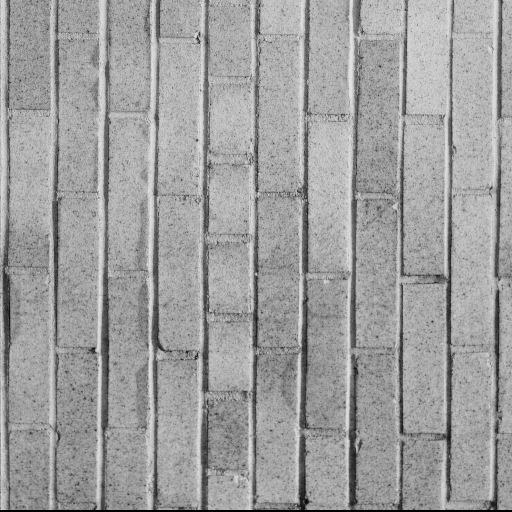
%> input picture Procesamiento de imagenes/GUIA 6/Categoria 1/1.1.12.tiff, 512 x 512 px; its folder holds 4 pictures in this run
$ octave pruebas3.m   (GNU Octave 9; MATLAB toolbox functions it lacks are replaced by stand-ins)
%> lines starting %> are read from the running program, lines starting %| are printed output that depends on the picture
### Procesamiento de imagenes/GUIA 6/HaralickTF.m

%%
%http://murphylab.web.cmu.edu/publications/boland/boland_node26.html#eqn:cho_g
%http://www.uio.no/studier/emner/matnat/ifi/INF4300/h08/undervisningsmateriale/glcm.pdf
%http://earlglynn.github.io/RNotes/package/EBImage/Haralick-Textural-Features.html
%%
function Haralick=HaralickTF(I)

% figure,imshow(I),title('Original Image');
[m n]=size(I);%Size of the image
%%
%matrix of CO-Relation
CC1= graycomatrix(I);
NormalCC=sum(sum(CC1));
CC = CC1./NormalCC;
DD=CC;
[m1 n1]=size(CC);
Lim=(2*m1);
sizecoOcMat = size(CC);
[col,row] = meshgrid(1:sizecoOcMat(1),1:sizecoOcMat(2));
%%
%Vector of Haralik
Haralick=zeros(14,1);
%%
%the 14 Haralick Texture Features
%%
% 1. Angular second moment or Energy
ASM=0; %acumulator
I=double(I);
for i=1:1:m1
    for j=1:1:n1
        ASM=((CC(i,j).^2)+ASM);
    end
end
Haralick(1)=ASM;

%%
% [10 lines of commented-out code are left out]

for i=1:1:n1
    T1(i)=(i);
    for j=1:1:m1
        T2(j)=(j);
        T3(i,j)=T1(i)-T2(j);
        T4=(abs(T3).^2);
    end
end
CR=0;
for i=1:1:n1
    for j=1:1:m1
        CR=CR+(T4(i,j).*DD(i,j));
    end
end
Haralick(2)=(CR);

%%
% [85 lines of commented-out code are left out]
CCT=CC';

miux=mean(mean(CC));
miuy=mean(mean(CCT));

stdx=std(std(CC));
stdy=std(std(CCT));

CORR1=0;
for i=1:1:m1
    for j=1:1:n1
       IJ=i*j;
       CORR1=((((0.5)*DD(i,j))-(miux*miuy)))/(stdx*stdy);
    end
end
CORR=CORR1;
Haralick(3)=CORR;

%%
% 4. Sum of square: VARIANZA
miu1=mean(mean(DD'));
V=0;
VAR=0;
for i=1:m1
    for j=1:n1
         V=(i-miu1).^2;
         VAR=VAR+(V.*DD(i,j));
    end
end
Haralick(4)=VAR;

%%
% 5. Inverse different moment (Homogeneity)
IDM=0;
for i=1:1:m1
    for j=1:1:n1
      ID1=(1+(row(i,j)-col(i,j)).^2);
      ID2=DD(i,j)./ID1;
      IDM=IDM+ID2;
    end
end
Haralick(5)=IDM;

%%
% 6. Sum average
%P(x+y)
PXY=zeros(15,1);
for k=2:1:Lim
    for i=1:m1
        for j=1:n1
            if (i+j)==k
                PXY(k-1)=DD(i,j)+PXY(k-1);
            end
        end
    end
end

SAV=0;
for i=2:1:16
    SAV=(i*PXY(i-1))+SAV;
end
Haralick(6)=SAV;
%%
% 7. Sum Variance [sva]
PXY=zeros(15,1);
for k=2:1:16
    for i=1:m1
        for j=1:n1
            if (i+j)==k
                PXY(k-1)=DD(i,j)+PXY(k-1);
            end
        end
    end
end
Lim=(2*m1);

SVA=0;
for i=2:1:Lim
    SVA=(((i).^2)*(PXY(i-1)))+SVA;
end
Haralick(7)=SVA;

%%
% 8. Sum Entropy [sen]
SEN1=0;
for i=2:Lim-1
    SEN1=SEN1+(PXY(i-1).*log2((PXY(i))+0.000000000001));
end
SEN=-(SEN1/2);
Haralick(8)=SEN;

%%
% 9. Entropy
del=0.0000000000001;
ENTRO=0;
for i=1:m1
    for j=1:n1
        ENTRO=(DD(i,j).*log2(DD(i,j)+del))+ ENTRO;
    end
end
Haralick(9)=abs(ENTRO);

%%
% 10. Difference of variance DVA
PXYm=zeros(15,1);
for k=1:1:15
    for i=1:m1
        for j=1:n1
            if abs((i-j))==k
                PXYm(k)=DD(i,j)+PXYm(k);
            end
        end
    end
end

DVA=var(PXYm.*10);
Haralick(10)=DVA;


%%
% 11. Difference entropy DEN

DEN=0;
for i=2:1:Lim
    PIX1=(PXYm(i-1));
    DEN1=log2(PXYm(i-1)+0.0000001);
    DEN=DEN+(PIX1*DEN1);
end
DEN=-DEN;
Haralick(11)=DEN;

%%
% [8 lines of commented-out code are left out]
px= sum(DD,2); %SUMA DE LAS FILAS

HX=0;
for i=1:m1
    G=px(i);
    X=log(0.00001+G);
    HX(i)=G*X;
end

% [6 lines of commented-out code are left out]
py = sum(DD); %SUMA DE LAS COLUMNAS
HY=0;
for i=1:m1
    G1=px(i);
    X1=log(0.00001+G1);
    HY(i)=G1*X1;
end


HXY1=0;
for i=1:m1
    for j=1:n1
        F1=DD(i,j);
        L=log((px(i)*py(j))+0.000000001);
        HXY1(i,j)=(F1*L);
    end
end
HXY1=-sum(sum(HXY1));

HXY2=0;
for i=1:m1
    for j=1:n1
        F2=DD(i,j);
        L1=log((px(i)*py(j))+0.1);
        HXY2=(px(i)*py(j)*F1*L)+HXY2;
    end
end
HXY2=-HXY2;

IMC1=0;
f12=abs(ENTRO)-HXY1;
f112=max([HX HY]);
IMC1=sum((f12/f112));
if IMC1== Inf
    IMC1=1;
end
Haralick(12)=2*(IMC1/(m1*n1));


%%
%13.  Information Measures of Correlation II.
IMC2=0;
f13=(-2)*(HXY2-abs(ENTRO));
f113=1-exp(f13);
IMC2=abs(f113).^(1/2);
Haralick(13)=IMC2/(m1*n1);


%%
%14. Maximal Correlation Coefficient
PT=0;
MCC=0;
for i=1:1:m1
    for j=1:1:n1
        MCC(i)=((DD(i,j))*DD(j,i))./(px(i).*py(j));
    end
end
MCC1=max(MCC);
Haralick(14)=MCC1;


### Procesamiento de imagenes/GUIA 6/pruebas3.m
clc
close all
clear all
warning off

%%
pad=('F:\PDI\GUIA 6\Categoria 1'); %direction of the folder that contains the images.
cd(pad)                                   % set the actual path.
imagenes=dir(fullfile(pad,'*.tiff')); % search all files with the .png extensi髇.

    A=5;
    Mask=ones(3,3)*(-1/9);
    Mask(2,2)=((9*(A))-1)/9;
    Mask2=Mask;
    Mask2(2,2)=((9*(A+1))-1)/9;

for i=1:1:length(imagenes) %use each IMAGE OF THE COLLECTION.
    nombre=imagenes(i).name;
    I=imread(nombre);
%> I is the input picture: size 512x512 uint8; min 0, max 227, mean 158.2
    Iout=histeq(I);
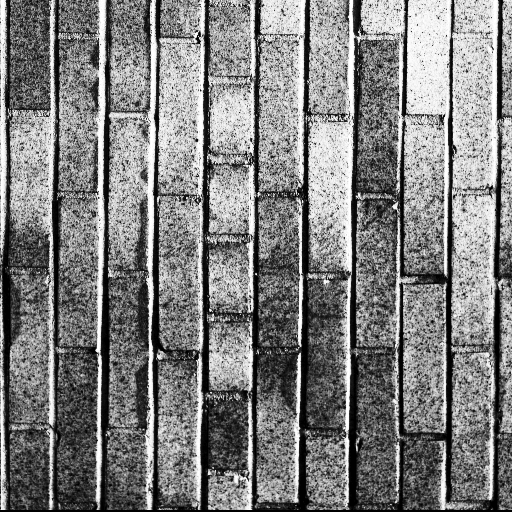
%> Iout: size 512x512 uint8; min 0, max 255, mean 127
    Iout1=double(Iout);

    Ihb=conv2(Iout1,Mask2);
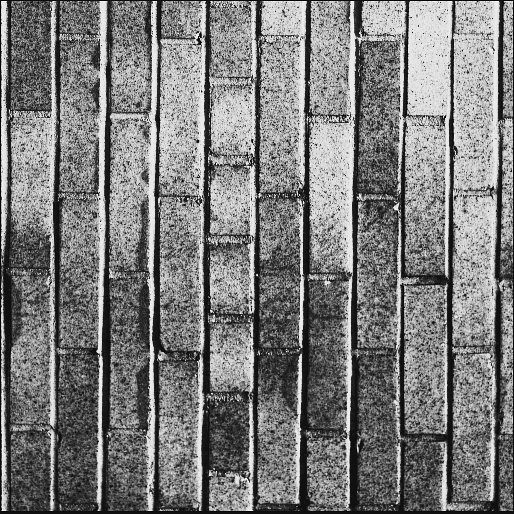
%> Ihb: size 514x514 double; min -98.11, max 1398.2, mean 629.9; drawn with min black and max white

    Hi=HaralickTF(Ihb);
%> in HaralickTF, `CC1= graycomatrix(I);`: CC1 = [4378 4 0 0 2 1 0 4240; 0 0 0 0 0 0 0 13; 0 0 0 0 0 0 0 5; 0 0 0 0 0 0 0 3; 2 0 0 0 0 0 0 9; 0 0 0 0 0 0 0 12; 1 0 0 0 0 0 0 6; 4244 9 5 3 9 11 7 250718]
%> in HaralickTF, `NormalCC=sum(sum(CC1));`: NormalCC = 263682
%> in HaralickTF, `CC = CC1./NormalCC;`: CC = [0.0166 1.52e-05 0 0 7.58e-06 3.79e-06 0 0.0161; 0 0 0 0 0 0 0 4.93e-05; 0 0 0 0 0 0 0 1.9e-05; 0 0 0 0 0 0 0 1.14e-05; 7.58e-06 0 0 0 0 0 0 3.41e-05; 0 0 0 0 0 0 0 4.55e-05; 3.79e-06 0 0 0 0 0 0 2.28e-05; 0.0161 3.41e-05 1.9e-05 1.14e-05 3.41e-05 4.17e-05 2.65e-05 0.951]
%> in HaralickTF, `DD=CC;`: DD has the same summary as CC
%> after the loop in HaralickTF, `for i=1:1:m1`: ASM = 0.905
%> after the loop in HaralickTF, `for i=1:1:n1`: CR = 1.58
%> in HaralickTF, `CCT=CC';`: CCT = [0.0166 0 0 0 7.58e-06 0 3.79e-06 0.0161; 1.52e-05 0 0 0 0 0 0 3.41e-05; 0 0 0 0 0 0 0 1.9e-05; 0 0 0 0 0 0 0 1.14e-05; 7.58e-06 0 0 0 0 0 0 3.41e-05; 3.79e-06 0 0 0 0 0 0 4.17e-05; 0 0 0 0 0 0 0 2.65e-05; 0.0161 4.93e-05 1.9e-05 1.14e-05 3.41e-05 4.55e-05 2.28e-05 0.951]
%> in HaralickTF, `miux=mean(mean(CC));`: miux = 0.0156
%> in HaralickTF, `stdx=std(std(CC));`: stdx = 0.118
%> in HaralickTF, `CORR=CORR1;`: CORR = 34
%> in HaralickTF, `miu1=mean(mean(DD'));`: miu1 = 0.0156
%> after the loop in HaralickTF, `for i=1:m1`: VAR = 61.69
%> after the loop in HaralickTF, `for i=1:1:m1`: IDM = 0.968
%> after the loop in HaralickTF, `for k=2:1:Lim`: PXY = [0.0166; 1.52e-05; 0; 0; 1.52e-05; 3.79e-06; 3.79e-06; 0.0322; 8.34e-05; 3.79e-05; 2.28e-05; 6.83e-05; 8.72e-05; 4.93e-05; 0.951]
%> the loop in HaralickTF, `for i=2:1:16` made 15 passes
%> SAV on passes 1 to 12: 0.0332, 0.0333, 0.0333, 0.0333, 0.0333, 0.0334, 0.0334, 0.323, 0.324, 0.324, 0.325, 0.325
%> the loop in HaralickTF, `for i=2:1:Lim` made 15 passes
%> SVA on passes 1 to 12: 0.0664, 0.0665, 0.0665, 0.0665, 0.0671, 0.0673, 0.0675, 2.67, 2.68, 2.69, 2.69, 2.7
%> the loop in HaralickTF, `for i=2:Lim-1` made 14 passes
%> SEN1 on passes 1 to 12: -0.266, -0.266, -0.266, -0.266, -0.267, -0.267, -0.267, -0.703, -0.704, -0.705, -0.705, -0.706
%> in HaralickTF, `SEN=-(SEN1/2);`: SEN = 0.353
%> after the loop in HaralickTF, `for i=1:m1`: ENTRO = -0.365
%> after the loop in HaralickTF, `for k=1:1:15`: PXYm = [6.45e-05; 8.72e-05; 6.83e-05; 3.79e-05; 4.17e-05; 8.72e-05; 0.0322; 0; 0; 0; 0; 0; 0; 0; 0]
%> in HaralickTF, `DVA=var(PXYm.*10);`: DVA = 0.00689
%> the loop in HaralickTF, `for i=2:1:Lim` made 15 passes
%> (PIX1, DEN1, DEN) on passes 1 to 12: (6.45e-05, -13.92, -0.000897), (8.72e-05, -13.48, -0.00207), (6.83e-05, -13.84, -0.00302), (3.79e-05, -14.68, -0.00357), (4.17e-05, -14.55, -0.00418), (8.72e-05, -13.48, -0.00536), (0.0322, -4.96, -0.165), (0, -23.25, -0.165), (0, -23.25, -0.165), (0, -23.25, -0.165), (0, -23.25, -0.165), (0, -23.25, -0.165)
%> in HaralickTF, `DEN=-DEN;`: DEN = 0.165
%> in HaralickTF, `px= sum(DD,2);`: px = [0.0327; 4.93e-05; 1.9e-05; 1.14e-05; 4.17e-05; 4.55e-05; 2.65e-05; 0.967]
%> the loop in HaralickTF, `for i=1:m1` made 8 passes
%> (G, X) on passes 1 to 8: (0.0327, -3.42), (4.93e-05, -9.73), (1.9e-05, -10.45), (1.14e-05, -10.75), (4.17e-05, -9.87), (4.55e-05, -9.8), (2.65e-05, -10.22), (0.967, -0.0334)
%> after the loop in HaralickTF, `for i=1:m1`: HX = [-0.112 -0.00048 -0.000198 -0.000122 -0.000412 -0.000446 -0.000271 -0.0323]
%> in HaralickTF, `py = sum(DD);`: py = [0.0327 4.93e-05 1.9e-05 1.14e-05 4.17e-05 4.55e-05 2.65e-05 0.967]
%> the loop in HaralickTF, `for i=1:m1` made 8 passes
%> after the loop in HaralickTF, `for i=1:m1`: HY has the same summary as HX
%> after the loop in HaralickTF, `for i=1:m1`: HXY1 = [-0.114 -0.000202 0 0 -0.000102 -5.09e-05 0 -0.0555; 0 0 0 0 0 0 0 -0.000491; 0 0 0 0 0 0 0 -0.000207; 0 0 0 0 0 0 0 -0.00013; -0.000102 0 0 0 0 0 0 -0.000345; 0 0 0 0 0 0 0 -0.000457; -5.29e-05 0 0 0 0 0 0 -0.000241; -0.0556 -0.00034 -0.000207 -0.00013 -0.000345 -0.000418 -0.000281 -0.0636]
%> in HaralickTF, `HXY1=-sum(sum(HXY1));`: HXY1 = 0.292
%> after the loop in HaralickTF, `for i=1:m1`: HXY2 = -0.0636
%> in HaralickTF, `HXY2=-HXY2;`: HXY2 = 0.0636
%> in HaralickTF, `f12=abs(ENTRO)-HXY1;`: f12 = 0.0725
%> in HaralickTF, `f112=max([HX HY]);`: f112 = -0.000122
%> in HaralickTF, `IMC1=sum((f12/f112));`: IMC1 = -592.2
%> in HaralickTF, `f13=(-2)*(HXY2-abs(ENTRO));`: f13 = 0.602
%> in HaralickTF, `f113=1-exp(f13);`: f113 = -0.827
%> in HaralickTF, `IMC2=abs(f113).^(1/2);`: IMC2 = 0.909
%> after the loop in HaralickTF, `for i=1:1:m1`: MCC = [0.00818 3.53e-05 1.96e-05 1.18e-05 2.89e-05 4.31e-05 2.35e-05 0.967]
%> in HaralickTF, `MCC1=max(MCC);`: MCC1 = 0.967
%> Hi = [0.905; 1.58; 34; 61.69; 0.968; 15.54; 246.1; 0.353; 0.365; 0.00689; 0.165; -18.51; 0.0142; 0.967]
    Hima(i,1:14)=Hi;
end
%> pass 2 of the loop `for i=1:1:length(imagenes)`:
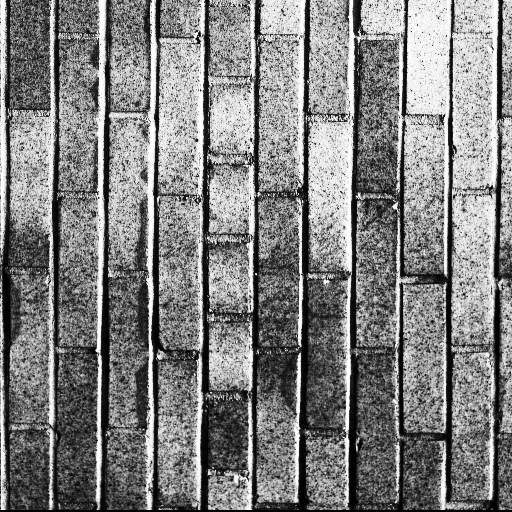
%> input picture Procesamiento de imagenes/GUIA 6/Categoria 1/1.2.12.tiff, 512 x 512 px
%> I is the input picture: size 512x512 uint8; min 0, max 255, mean 128.1
%> `Ihb=conv2(Iout1,Mask2);`:
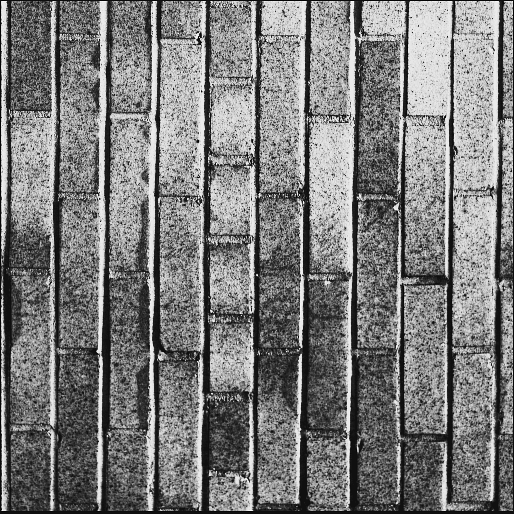
%> Ihb: size 514x514 double; min -98.11, max 1398.2, mean 630.2; drawn with min black and max white
%> the loop in HaralickTF (call 2), `for i=2:1:16` made 15 passes
%> SAV on passes 1 to 8: 0.0308, 0.0308, 0.0308, 0.0309, 0.0309, 0.0309, 0.031, 0.306
%> the loop in HaralickTF (call 2), `for i=2:1:Lim` made 15 passes
%> SVA on passes 1 to 8: 0.0617, 0.0617, 0.0617, 0.0618, 0.0619, 0.0623, 0.0628, 2.54
%> the loop in HaralickTF (call 2), `for i=2:Lim-1` made 14 passes
%> SEN1 on passes 1 to 8: -0.615, -0.615, -0.615, -0.615, -0.615, -0.615, -0.615, -1.05
%> the loop in HaralickTF (call 2), `for i=2:1:Lim` made 15 passes
%> (PIX1, DEN1, DEN) on passes 1 to 8: (3.79e-05, -14.68, -0.000557), (6.83e-05, -13.84, -0.0015), (7.58e-05, -13.68, -0.00254), (3.79e-05, -14.68, -0.0031), (5.31e-05, -14.2, -0.00385), (6.07e-05, -14.01, -0.0047), (0.0305, -5.03, -0.158), (0, -23.25, -0.158)
%> the loop in HaralickTF (call 2), `for i=1:m1` made 8 passes
%> (G, X) on passes 1 to 8: (0.0307, -3.48), (2.65e-05, -10.22), (2.28e-05, -10.33), (1.9e-05, -10.45), (3.79e-05, -9.95), (3.79e-05, -9.95), (2.28e-05, -10.33), (0.969, -0.0313)
%> the loop in HaralickTF (call 2), `for i=1:m1` made 8 passes
%> Hi = [0.91; 1.5; 33.87; 61.82; 0.97; 15.57; 246.7; 0.526; 0.347; 0.0062; 0.158; -10.91; 0.0138; 0.968]
%> pass 3 of the loop `for i=1:1:length(imagenes)`:
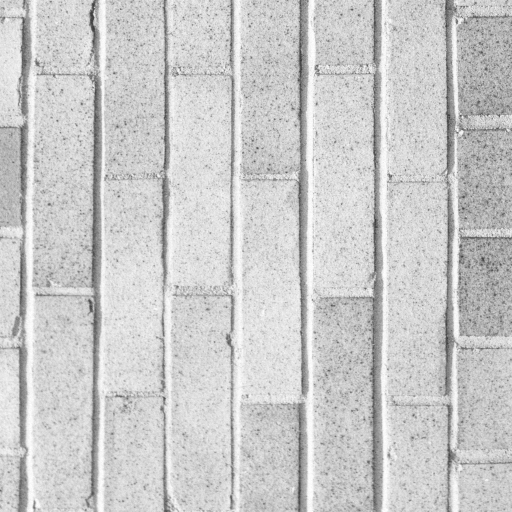
%> input picture Procesamiento de imagenes/GUIA 6/Categoria 1/1.3.12.tiff, 1024 x 1024 px (shown at 1/2 size)
%> I is the input picture: size 1024x1024 uint8; min 47, max 255, mean 202.2
%> `Iout=histeq(I);`:
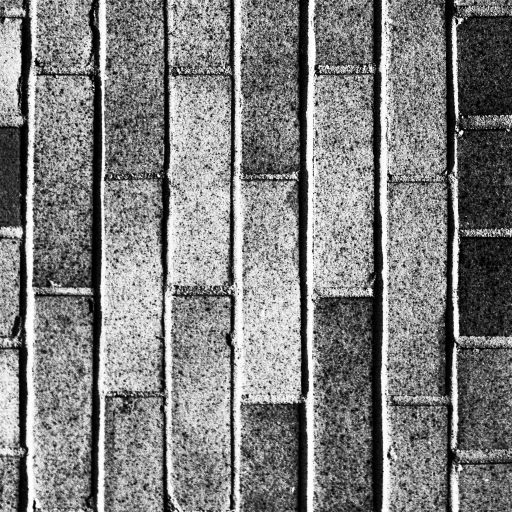
%> Iout: size 1024x1024 uint8 (shown at 1/2 size); min 0, max 255, mean 127.2
%> Iout1: size 1024x1024 double
%> `Ihb=conv2(Iout1,Mask2);`:
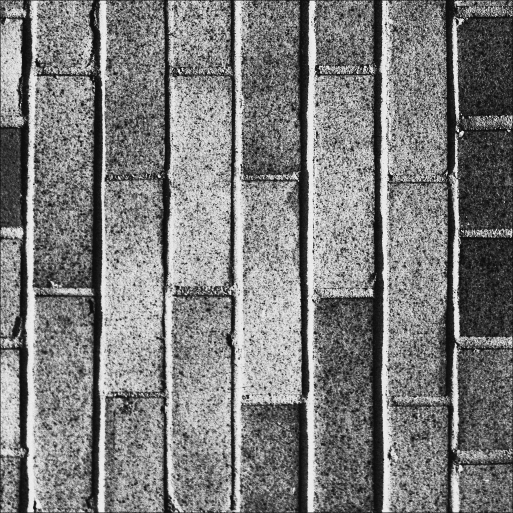
%> Ihb: size 1026x1026 double (shown at 1/2 size); min -85, max 1378.4, mean 633.5; drawn with min black and max white
%> Hi = [0.928; 0.986; 33.48; 62.07; 0.98; 15.63; 248.3; 0.304; 0.287; 0.00268; 0.116; -16.42; 0.0121; 0.979]
%> the loop made 4 passes; the first 3 are shown

COVA=cov(Hima);
Hdma=mean(Hima);


%%
pad1=('F:\PDI\GUIA 6\Categoria 2'); %direction of the folder that contains the images.
cd(pad1)                                   % set the actual path.
imagenes1=dir(fullfile(pad1,'*.tiff')); % search all files with the .png extensi髇.

    A=5;
    Mask=ones(3,3)*(-1/9);
    Mask(2,2)=((9*(A))-1)/9;
    Mask2=Mask;
    Mask2(2,2)=((9*(A+1))-1)/9;

for i=1:1:length(imagenes1) %use each IMAGE OF THE COLLECTION.
    nombre1=imagenes1(i).name;
    II=imread(nombre1);
    IIout=histeq(II);
    IIout1=double(IIout);
    IIhb=conv2(IIout1,Mask2);

    Hi1=HaralickTF(IIhb);
    Hima1(i,1:14)=Hi1;
end

%> (the run ends here)
